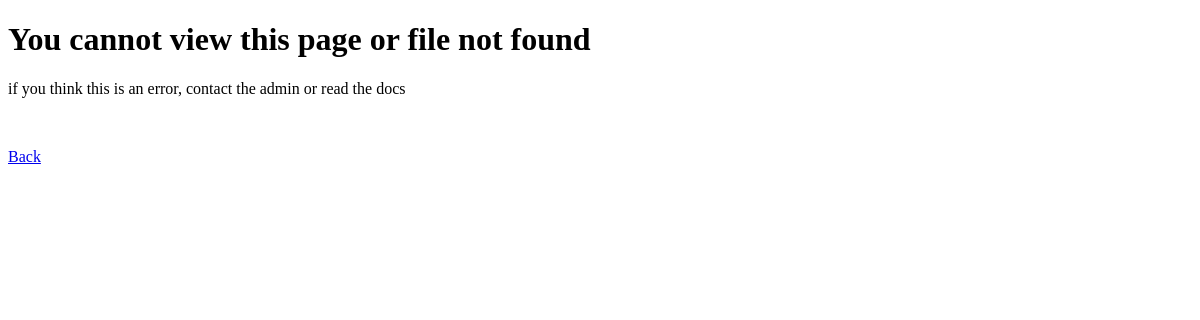
The app's page /new_chunk/c393db98809c43c4b232b3f82ac107b8 (signed in), older data.
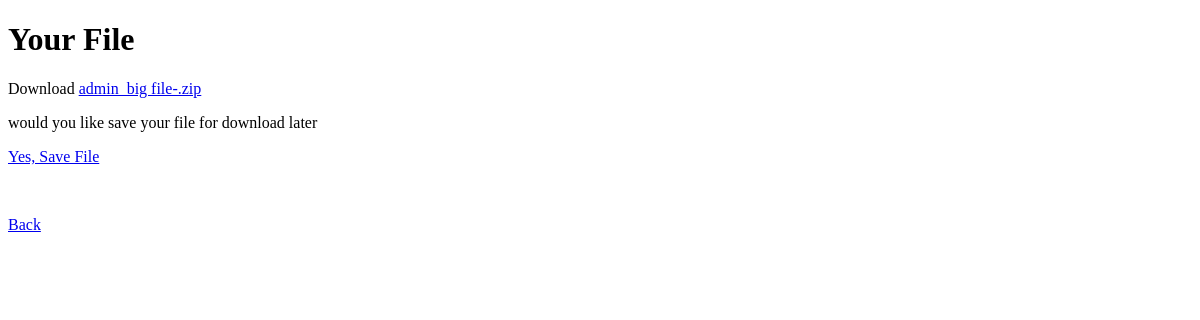
The same page, newer data.
### core/models.py (models this page shows, shortened)
class CsvChunk(models.Model):
    user = models.ForeignKey(User, on_delete=models.CASCADE)
    file_id = models.UUIDField(default=uuid.uuid4, primary_key=True)
    upload_time = models.DateTimeField(default=timezone.now,blank=True,)
    file = models.FileField(upload_to='files')
    class Meta:
        ordering = ("-user", "upload_time")

### core/views.py (the view)
# urls.py: path('new_chunk/<pk>', views.new_chunk, name='new_chunk'),
@login_required(login_url='/signin')
def new_chunk(request, pk):
    user=request.user #logged in user
    file = CsvChunk.objects.filter(user=user, file_id=pk)
    if file.exists():
        file = CsvChunk.objects.get(user=user, file_id=pk)
        return render(request, 'new.html', {'file':file})
    messages.error(request, 'file not found')
    return render(request, 'new.html')

### templates/new.html (shortened to what this page needs)
<!DOCTYPE html>
<html lang="en">
<head>
</head>
<body>
    {% if file  %}
    <h1>Your  File</h1>
    <p>Download <a href="{{file.file.url}}" download="">{{file.file}}</a></p>
    <p>would you like save your file  for download later </p>
    <p>   <a  href="/save?file_id={{file.file_id}}">Yes, Save File</a></p>
    {% else %}
    <h1>You cannot view this page or file not found</h1>
    <p>if you think this is an error, contact the admin or read the docs</p>
    {% endif %}
    <br>
<p>    <a href="/">Back</a> </p>
</body>
</html>

Row changes from the older to the newer data that the page shows:
added CsvChunk: file "admin_big file-.zip"
Text that changed along with them:
text no longer shown: "You cannot view this page or file not found if you think this is an error, contact the admin or read the docs"
text now shown: "Your File Download would you like save your file for download later Yes, Save File"
